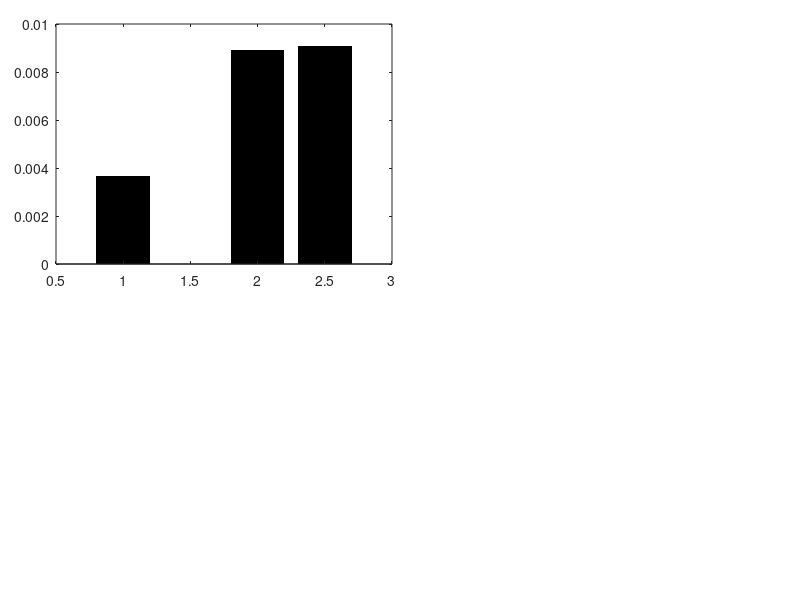

Reproduce this figure in MATLAB. (Note: this script raises an error after producing the figure.)
close all;
clear;
clc;

figure('units','normalized','outerposition',[0 0 1 1]);
for ii=1:2
    switch ii
        case 1
            load('TableData_A.mat');
        case 2
            load('TableData_B.mat');
    end
   

subplot('Position',[0.07+(0.555-0.055).*(ii-1),0.56,0.42,0.4]);
if(ii==2)
    b=bar([1 1.5 2.5 3 3.5], yy,'k','LineStyle','none'); hold on
    xx=[1 1.5 2.5 3 3.5];
    
    b.FaceColor = 'flat';
    b.CData(4,:)=hex2rgb('#D70026');
    annotation('line',[0.195,0.321]+0.08+0.5,[0.478 0.478],'color','k','LineWidth',2)
    annotation('line',[0.195,0.195]+0.08+0.5,[0.478 0.508],'color','k','LineWidth',2)
    annotation('line',[0.321,0.321]+0.08+0.5,[0.478 0.508],'color','k','LineWidth',2)
    annotation('line',[0.2580 0.2580]+0.08+0.5,[0.478 0.448],'color','k','LineWidth',2)
    yt(3)./(yt(2)+yt(3))
    for tt=1:5
        if(~isnan(yy(tt)))
           text(xx(tt),yy(tt),['(' num2str(yt(tt)) ' / ' num2str(nn(tt)) ')'],'Fontsize',16,'Horizontalalignment','center','Verticalalignment','bottom'); 
        else
            text(xx(tt),0,['(' num2str(yt(tt)) ' / ' num2str(nn(tt)) ')'],'Fontsize',16,'Horizontalalignment','center','Verticalalignment','bottom'); 
        end
    end
    set(gca,'tickdir','out','YTick',[0:0.005:0.035],'YTickLabel',{'0','0.5','1.0','1.5','2.0','2.5','3.0','3.5'},'XTick',xx,'Yminortick','on','XTickLabel',{'Entry only \newline      ( )',['11 days \newline (' char(8722) ',  )'],'Entry \newline  ( )',[' 96 hrs \newline (' char(8722) ',  )'],['11 days \newline(' char(8722) ',' char(8722) ',  )']},'LineWidth',2,'Fontsize',16)
    % xtickangle(45);
    ylim([0 0.035]);
    text(1.25,0.035,'April 11 - June 24','Fontsize',18,'HorizontalAlignment','center');
    text(3,0.035,'June 25 - August 26','Fontsize',18,'HorizontalAlignment','center');
    ylabel('Positivity rate (%)','Fontsize',18);
    text(2.44,-0.0106,'Entry and Exit','Fontsize',16)
    xlabel('Time of testing','Fontsize',18,'Position',[2.25,-0.012,-1]);
    text(-0.01,max(ylim),char(64+ii),'Fontsize',32,'FontWeight','bold');
    box off;
    xlim([0.5 4]);
    plot(2.*ones(1,101),linspace(0,0.035,101),'-.','color',[0.6 0.6 0.6],'LineWidth',2);
else
    b=bar([1 2 2.5], yy,'k','LineStyle','none'); hold on
    xx=[1 2 2.5];
    
    b.FaceColor = 'flat';
    b.CData(3,:)=hex2rgb('#D70026');
    annotation('line',[0.754726890756303,0.971638655462185]-0.5,[0.478 0.478],'color','k','LineWidth',2)
    annotation('line',[0.754726890756303,0.754726890756303]-0.5,[0.478 0.508],'color','k','LineWidth',2)
    annotation('line',[0.971638655462185,0.971638655462185]-0.5,[0.478 0.508],'color','k','LineWidth',2)
    annotation('line',[0.8632 0.8632]-0.5,[0.478 0.448],'color','k','LineWidth',2)
    yt(3)./(yt(2)+yt(3))
    for tt=1:3
        if(~isnan(yy(tt)))
           text(xx(tt),yy(tt),['(' num2str(yt(tt)) ' / ' num2str(nn(tt)) ')'],'Fontsize',16,'Horizontalalignment','center','Verticalalignment','bottom'); 
        else
            text(xx(tt),0,['(' num2str(yt(tt)) ' / ' num2str(nn(tt)) ')'],'Fontsize',16,'Horizontalalignment','center','Verticalalignment','bottom'); 
        end
    end
    set(gca,'tickdir','out','YTick',[0:0.005:0.035],'XTick',[1 2 2.5],'YTickLabel',{'0','0.5','1.0','1.5','2.0','2.5','3.0','3.5'},'Yminortick','on','XTickLabel',{'Entry only \newline      ( )','Entry \newline   ( )',[' 96 hrs \newline (' char(8722) ',  )']},'LineWidth',2,'Fontsize',16)
    % xtickangle(45);
    ylim([0 0.035]);    
    text(1,0.035,'April 11 - August 12','Fontsize',18,'HorizontalAlignment','center');
    text(2.25,0.035,'August 13 - August 26','Fontsize',18,'HorizontalAlignment','center');
    ylabel('Positivity rate (%)','Fontsize',18);
    text(2.01,-0.0106,'Entry and Exit','Fontsize',16)
    xlabel('Time of testing','Fontsize',18,'Position',[1.75,-0.012,-1]);
    text(0.147,max(ylim),char(64+ii),'Fontsize',32,'FontWeight','bold');
    box off;
    xlim([0.5 3]);
    plot(1.5.*ones(1,101),linspace(0,0.035,101),'-.','color',[0.6 0.6 0.6],'LineWidth',2);
end
if(ii==2)
    text(0.9525,-0.005230149597238,'+','FontWeight','bold','Fontsize',16);
    text(1.488435563816605,-0.005230149597238,'+','FontWeight','bold','Fontsize',16);
    text(2.4469,-0.005230149597238,'+','FontWeight','bold','Fontsize',16);
    text(3.002066294919456,-0.005230149597238,'+','FontWeight','bold','Fontsize',16);
    text(3.5572,-0.005230149597238,'+','FontWeight','bold','Fontsize',16);
else
    text(0.965625,-0.005230149597238,'+','FontWeight','bold','Fontsize',16);
    text(1.9817,-0.005230149597238,'+','FontWeight','bold','Fontsize',16);
    text(2.5052,-0.005230149597238,'+','FontWeight','bold','Fontsize',16);
end

end

print(gcf,'Figure2','-dpng','-r600');
print(gcf,'Figure2','-depsc','-r600');
